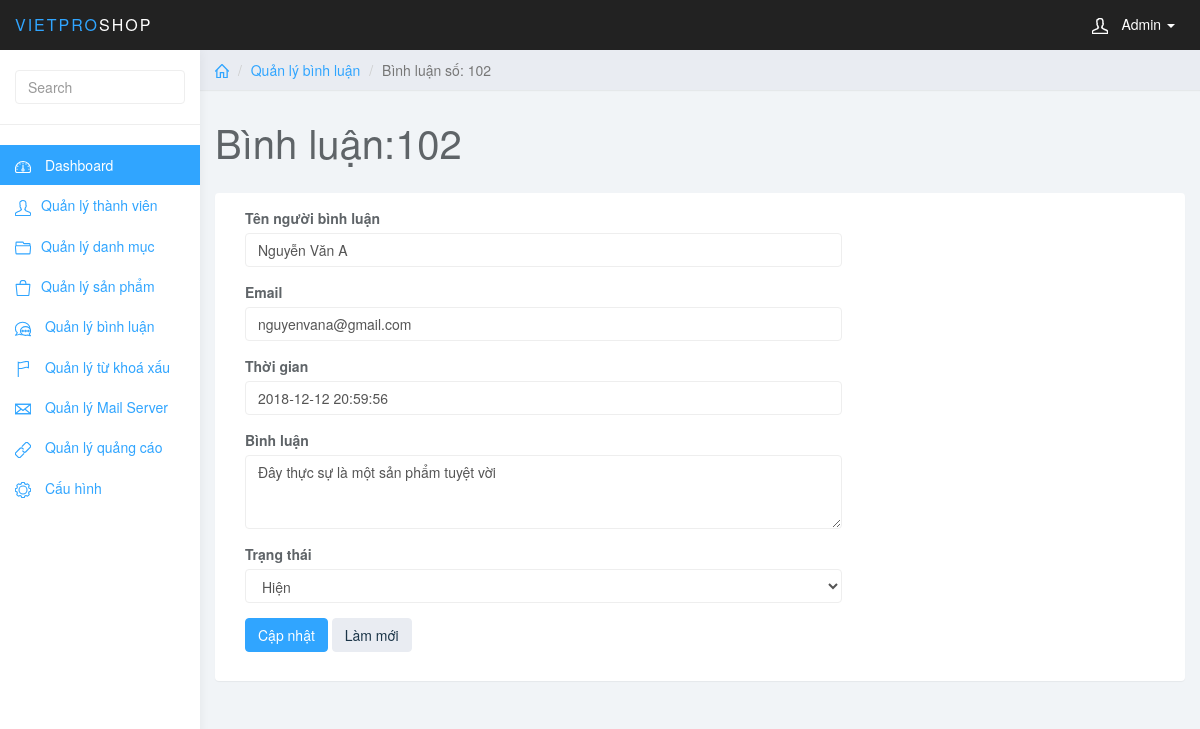
The app's page /admin/index.php?page_layout=edit_comment&comm_id=102 (signed in), older data.
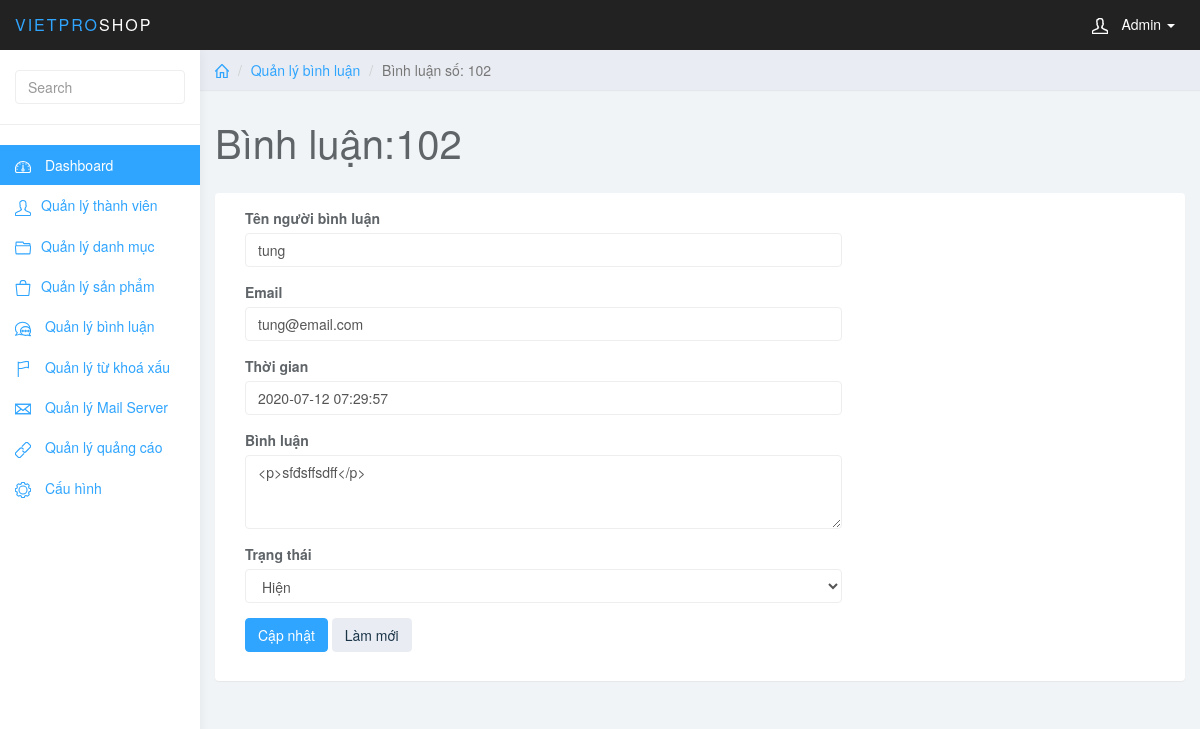
The same page, newer data.
### tables this page shows
CREATE TABLE `comment` (
  `comm_id` int(11) NOT NULL,
  `prd_id` int(11) NOT NULL,
  `comm_name` varchar(255) NOT NULL,
  `comm_mail` varchar(255) NOT NULL,
  `comm_date` datetime NOT NULL,
  `comm_details` text NOT NULL,
  `comm_status` int(1) DEFAULT 1
);

### admin/edit_comment.php (the view, shortened to what this page needs)
<?php
$comm_id = $_GET["comm_id"];
$sql = "SELECT * FROM comment
		WHERE comm_id = $comm_id";
$query = mysqli_query($conn, $sql);
$row = mysqli_fetch_array($query);
?>
<div class="col-sm-9 col-sm-offset-3 col-lg-10 col-lg-offset-2 main">
	<div class="row">
		<ol class="breadcrumb">
			<li><a href="#"><svg class="glyph stroked home">
						<use xlink:href="#stroked-home"></use>
					</svg></a></li>
			<li><a href="">Quản lý bình luận</a></li>
			<li class="active">Bình luận số: <?php echo $row["comm_id"]; ?></li>
		</ol>
	</div>
	<div class="row">
		<div class="col-lg-12">
			<h1 class="page-header">Bình luận:<?php echo $row["comm_id"]; ?></h1>
		</div>
	</div>
	<div class="row">
		<div class="col-lg-12">
			<div class="panel panel-default">
				<div class="panel-body">
					<div class="col-md-8">
						<form role="form" method="post">
							<div class="form-group">
								<label>Tên người bình luận</label>
								<input type="text" name="comm_name" required class="form-control" value="<?php echo $row["comm_name"]; ?>" placeholder="">
							</div>
							<div class="form-group">
								<label>Email</label>
								<input type="text" name="comm_mail" required value="<?php echo $row["comm_mail"]; ?>" class="form-control">
							</div>
							<div class="form-group">
								<label>Thời gian</label>
								<input type="date time" name="comm_date" required value="<?php echo $row["comm_date"]; ?>" class="form-control">
							</div>
							<div class="form-group">
								<label>Bình luận</label>
								<textarea id="comm_details" required name="comm_details" class="form-control" rows="3"><?php echo $row["comm_details"];?></textarea>
							</div>
							<div class="form-group">
								<label>Trạng thái</label>
								<select name="comm_status" class="form-control">
									<option <?php if($row["comm_status"] == 1) {echo 'selected';} ?> value=1>Hiện</option>
								</select>
							</div>
							<button type="submit" name="sbm" class="btn btn-primary">Cập nhật</button>
							<button type="reset" class="btn btn-default">Làm mới</button>
					</div>
				</div>
			</div>
		</div>
	</div>
</div>

Row changes from the older to the newer data that the page shows:
changed comment "Hiện": comm_name "Nguyễn Văn A" → "tung"; comm_mail "nguyenvana@gmail.com" → "tung@email.com"; comm_date "2018-12-12 20:59:56" → "2020-07-12 07:29:57"; comm_details "Đây thực sự là một sản phẩm tuyệt vời" → "<p>sfđsffsdff</p>"
